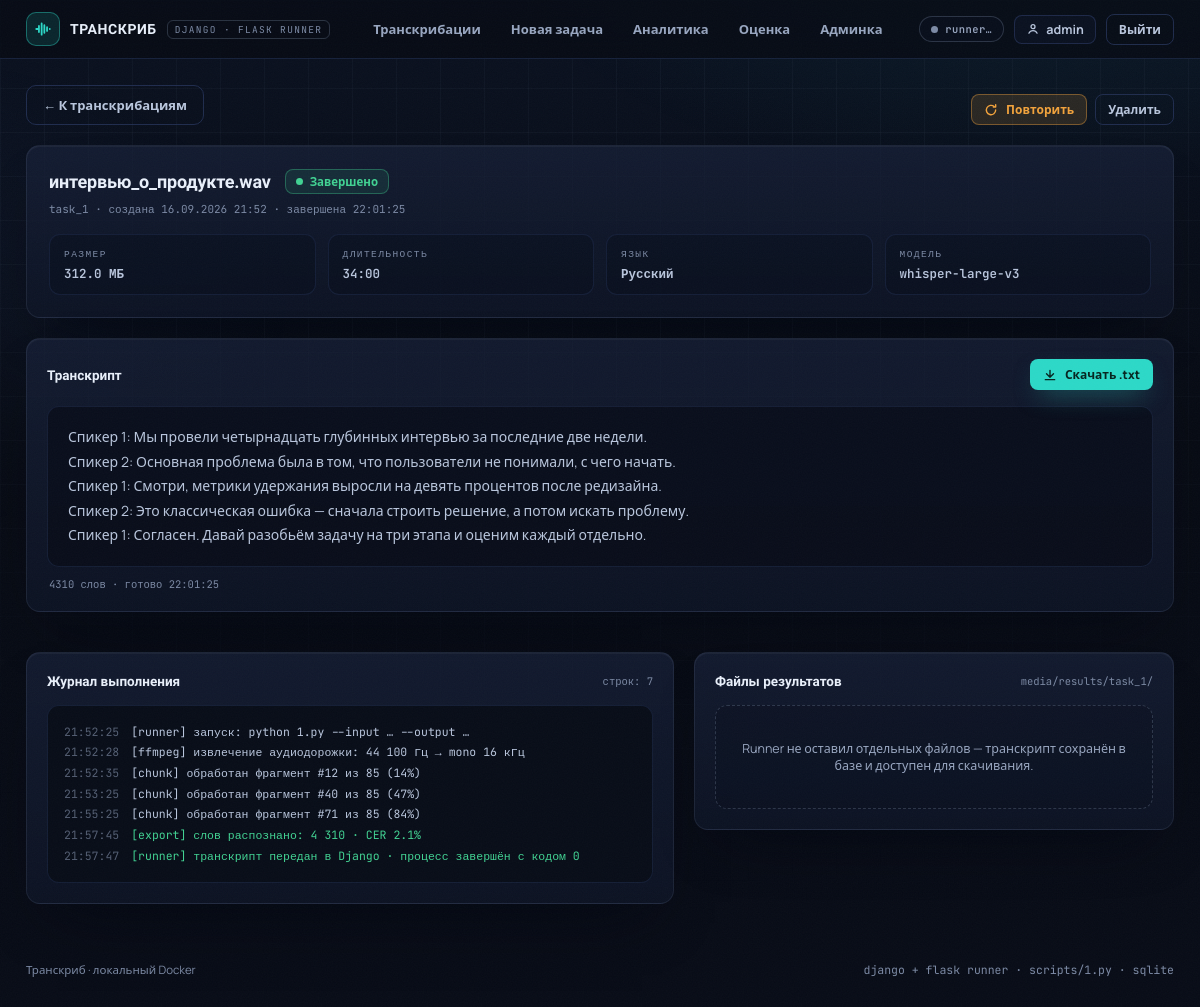
The page /task/1/ (signed in) on the database its author committed.
### core/models.py (models this page shows, shortened)
class Task(models.Model):
    class Status(models.TextChoices):
        PENDING = "pending", "В очереди"
        RUNNING = "running", "Выполняется"
        DONE = "done", "Завершено"
        ERROR = "error", "Ошибка"
    user = models.ForeignKey(User, on_delete=models.CASCADE, related_name="tasks", verbose_name="Пользователь")
    input_file = models.FileField(
        "Файл",
        upload_to="uploads/",
        validators=[FileExtensionValidator(ALLOWED_EXTENSIONS)],
    )
    original_name = models.CharField("Исходное имя", max_length=255, blank=True)
    size_bytes = models.BigIntegerField("Размер, байт", default=0)
    duration_sec = models.FloatField("Длительность, сек", null=True, blank=True)
    language = models.CharField("Язык", max_length=32, default="Русский")
    model = models.CharField("Модель", max_length=64, default="large-v3-turbo")
    diarization = models.BooleanField("Диаризация спикеров", default=True)
    script = models.ForeignKey(
        "ProcessingScript",
        on_delete=models.SET_NULL,
        null=True,
        blank=True,
        related_name="tasks",
        verbose_name="Скрипт транскрибации",
        help_text="Выберите скрипт для обработки. Если не выбран, используется скрипт по умолчанию."
    )
    diarization_method = models.CharField("Метод диаризации", max_length=32, default="spectral",
                                          choices=[("ecapa", "ecapa"), ("spectral", "spectral")])
    timeout_sec = models.IntegerField("Таймаут (мс)", default=60000)
    gpu_id = models.IntegerField("ID GPU", default=0)
    metadata_json = models.TextField("Метаданные JSON", blank=True, default="")
    output_path = models.CharField("Путь вывода", max_length=512, blank=True, default="")
    status = models.CharField("Статус", max_length=10, choices=Status.choices, default=Status.PENDING)
    progress = models.PositiveSmallIntegerField("Прогресс, %", default=0)
    error = models.TextField("Ошибка", blank=True)
    transcript_text = models.TextField("Текст транскрибации", blank=True)
    words = models.PositiveIntegerField("Слов", null=True, blank=True)
    created_at = models.DateTimeField("Создана", auto_now_add=True)
    updated_at = models.DateTimeField("Обновлена", auto_now=True)
    finished_at = models.DateTimeField("Завершена", null=True, blank=True)
    class Meta:
        ordering = ["-created_at"]
        verbose_name = "Задача"
        verbose_name_plural = "Задачи"
    @property
    def display_name(self) -> str:
        return self.original_name or os.path.basename(self.input_file.name or "файл")
    @property
    def size_human(self) -> str:
        mb = (self.size_bytes or 0) / 1048576
        return f"{mb / 1024:.2f} ГБ" if mb >= 1024 else f"{mb:.1f} МБ"
    @property
    def duration_human(self) -> str:
        if not self.duration_sec:
            return "—"
        total = int(self.duration_sec)
        h, rem = divmod(total, 3600)
        m, s = divmod(rem, 60)
        return f"{h}:{m:02d}:{s:02d}" if h else f"{m:02d}:{s:02d}"
    @property
    def has_transcript(self) -> bool:
        return bool(self.transcript_text and self.transcript_text.strip())
    def result_folder(self) -> str:
        return os.path.join(settings.MEDIA_ROOT, "results", f"task_{self.pk}")
    def result_files(self):
        folder = self.result_folder()
        if not os.path.isdir(folder):
            return []

class TaskLog(models.Model):
    class Level(models.TextChoices):
        INFO = "info", "Инфо"
        OK = "ok", "Успех"
        WARN = "warn", "Предупреждение"
        ERR = "err", "Ошибка"
    task = models.ForeignKey(Task, on_delete=models.CASCADE, related_name="logs", verbose_name="Задача")
    level = models.CharField("Уровень", max_length=4, choices=Level.choices, default=Level.INFO)
    text = models.TextField("Строка")
    created_at = models.DateTimeField("Время", auto_now_add=True)
    class Meta:
        ordering = ["id"]
        indexes = [models.Index(fields=["task", "id"])]
        verbose_name = "Строка журнала"
        verbose_name_plural = "Журналы задач"

### core/views.py (the view)
# urls.py: path("task/<int:task_id>/", task_detail, name="task_detail"),
@login_required
def task_detail(request, task_id: int):
    task = get_object_or_404(Task, pk=task_id, user=request.user)
    logs = list(task.logs.order_by("id"))
    last_log_id = logs[-1].pk if logs else 0
    init = json.dumps(
        {"id": task.pk, "status": task.status, "progress": task.progress, "last_log_id": last_log_id},
        ensure_ascii=False,
    )
    context = {
        "task": task,
        "logs": logs[-500:],
        "result_files": task.result_files(),
        "task_init": init,
    }
    return render(request, "core/task_detail.html", context)

### core/templates/core/task_detail.html (shortened to what this page needs)
{% extends "base.html" %}
{% load static %}
{% block content %}
<div class="page-head">
  <a href="{% url 'dashboard' %}" class="btn btn-ghost">← К транскрибациям</a>
  <div class="page-head-actions">
    {% if task.status == "error" or task.status == "done" %}
    <form method="post" action="{% url 'retry_task' task.pk %}" class="inline-form">
      <button type="submit" class="btn btn-warn btn-sm">
        <svg viewBox="0 0 24 24" width="14" height="14" fill="none" stroke="currentColor" stroke-width="2.4" stroke-linecap="round" stroke-linejoin="round"><path d="M20 12a8 8 0 1 1-2.5-5.8M20 3v4h-4"/></svg>
        Повторить
      </button>
    </form>
    {% endif %}
    <form method="post" action="{% url 'delete_task' task.pk %}" class="inline-form"
          onsubmit="return confirm('Удалить задачу #{{ task.pk }} вместе с файлами?');">
      <button type="submit" class="btn btn-ghost btn-sm btn-danger-text">Удалить</button>
    </form>
  </div>
</div>
<section class="panel task-head">
  <div class="task-head-main">
    <div class="task-title-row">
      <h1 class="page-title small">{{ task.display_name }}</h1>
      <span id="status-slot" data-cell="status">
        {% include "core/_status.html" with status=task.status progress=task.progress %}
      </span>
    </div>
    <p class="mono task-id">task_{{ task.pk }} · создана {{ task.created_at|date:"d.m.Y H:i" }}
      {% if task.finished_at %} · завершена {{ task.finished_at|date:"H:i:s" }}{% endif %}</p>
  </div>
  <div class="meta-grid">
    <div class="meta-card"><p class="meta-k">Размер</p><p class="meta-v mono">{{ task.size_human }}</p></div>
    <div class="meta-card"><p class="meta-k">Длительность</p><p class="meta-v mono">{{ task.duration_human }}</p></div>
    <div class="meta-card"><p class="meta-k">Язык</p><p class="meta-v mono">{{ task.language }}</p></div>
    <div class="meta-card"><p class="meta-k">Модель</p><p class="meta-v mono">{{ task.model }}</p></div>
  </div>
</section>
<section class="panel transcript-panel">
  <header class="panel-head">
    <h2>Транскрипт</h2>
    {% if task.has_transcript %}
      <a class="btn btn-primary btn-sm" href="{% url 'download_txt' task.pk %}">
        <svg viewBox="0 0 24 24" width="14" height="14" fill="none" stroke="currentColor" stroke-width="2.4" stroke-linecap="round" stroke-linejoin="round"><path d="M12 4v12M6 10l6 6 6-6M4 20h16"/></svg>
        Скачать .txt
      </a>
    {% else %}
      <span class="mono hint" id="transcript-hint">{{ task.words|default:"—" }} слов</span>
    {% endif %}
  </header>
  <div id="transcript-body">
    {% if task.has_transcript %}
      <pre class="transcript-text">{{ task.transcript_text }}</pre>
      <p class="mono transcript-meta">{{ task.words|default:"—" }} слов ·
        {% if task.finished_at %}готово {{ task.finished_at|date:"H:i:s" }}{% endif %}</p>
    {% else %}
      <div class="results-placeholder">
        <div class="spinner" aria-hidden="true"></div>
        <p>Транскрипт появится здесь, когда runner завершит обработку.</p>
        <p class="mono">результат можно будет скачать в .txt</p>
      </div>
    {% endif %}
  </div>
</section>
<div class="detail-grid">
  <section class="panel log-panel">
    <header class="panel-head">
      <h2>Журнал выполнения</h2>
      <span class="mono hint" id="log-hint">строк: {{ logs|length }}</span>
    </header>
    <div class="terminal" id="terminal">
      {% for line in logs %}
      <div class="log-line lvl-{{ line.level }}"><span class="log-t">{{ line.created_at|date:"H:i:s" }}</span>{{ line.text }}</div>
      {% empty %}
      <div class="log-line lvl-info"><span class="log-t">--:--:--</span>Ожидание первых строк от runner'а…</div>
      {% endfor %}
    </div>
  </section>
  <section class="panel results-panel">
    <header class="panel-head">
      <h2>Файлы результатов</h2>
      <span class="mono hint">media/results/task_{{ task.pk }}/</span>
    </header>
    <div id="results-body">
      {% if result_files %}
        <ul class="results-list">
          {% for f in result_files %}
          <li class="result-item">
            <span class="result-ico">
              <svg viewBox="0 0 24 24" width="18" height="18" fill="none" stroke="currentColor" stroke-width="2" stroke-linecap="round" stroke-linejoin="round"><path d="M6 3h8l4 4v14H6V3zM14 3v4h4M9 12h6M9 16h6"/></svg>
            </span>
            <div class="result-meta">
              <p class="result-name mono">{{ f.name }}</p>
              <p class="result-size mono">{{ f.size }}</p>
            </div>
          </li>
          {% endfor %}
        </ul>
        <p class="mono hint" style="margin-top:10px">Транскрипт (.txt) скачивается кнопкой выше — он хранится в базе.</p>
      {% elif task.status == "done" %}
        <div class="results-placeholder">
          <p>Runner не оставил отдельных файлов — транскрипт сохранён в базе и доступен для скачивания.</p>
        </div>
      {% elif task.status == "error" %}
        <div class="results-placeholder warn">
          <p>Выполнение прервалось с ошибкой.</p>
          <p class="mono">Повторите запуск — журнал сохранится.</p>
        </div>
      {% else %}
        <div class="results-placeholder">
          <div class="spinner" aria-hidden="true"></div>
          <p>Идёт обработка — файлы появятся здесь.</p>
        </div>
      {% endif %}
    </div>
  </section>
</div>
{% endblock %}

### core/templates/base.html (shortened to what this page needs)
{% load static %}<!doctype html>
<html lang="ru">
<head>
  <link rel="stylesheet" href="{% static 'core/css/app.css' %}" />
</head>
<body data-csrf="{{ csrf_token }}">
  <div class="bg-layer" aria-hidden="true"></div>
  <div class="bg-noise" aria-hidden="true"></div>
  <header class="topbar">
    <a class="brand" href="{% url 'dashboard' %}">
      <span class="brand-mark">
        <svg viewBox="0 0 24 24" width="18" height="18" fill="none" stroke="currentColor" stroke-width="2.4" stroke-linecap="round">
          <path d="M3 12h2.2M6.6 8v8M10.2 4.5v15M13.8 7v10M17.4 9.5v5M21 12h.01" />
        </svg>
      </span>
      <span class="brand-name">ТРАНСКРИБ</span>
      <span class="brand-tag">django · flask runner</span>
    </a>
    <nav class="nav">
      <a href="{% url 'dashboard' %}" class="{% if request.resolver_match.url_name == 'dashboard' %}active{% endif %}">Транскрибации</a>
      <a href="{% url 'upload' %}" class="{% if request.resolver_match.url_name == 'upload' %}active{% endif %}">Новая задача</a>
      <a href="{% url 'analytics_dashboard' %}" class="{% if 'analytics' in request.path %}active{% endif %}">Аналитика</a>
      <a href="{% url 'evaluation_dashboard' %}" class="{% if 'evaluation' in request.path %}active{% endif %}">Оценка</a>
      <a href="/admin/" target="_blank" rel="noopener">Админка</a>
    </nav>
    <div class="topbar-right">
      <span class="runner-pill" id="runner-pill" data-state="unknown" title="Статус Flask-runner'а">
        <i class="runner-dot"></i><span id="runner-pill-text">runner…</span>
      </span>
      {% if user.is_authenticated %}
        <span class="user-chip" title="{{ user.username }}">
          <svg viewBox="0 0 24 24" width="14" height="14" fill="none" stroke="currentColor" stroke-width="2.2" stroke-linecap="round"><circle cx="12" cy="8" r="3.4"/><path d="M5 19.2c1.4-3 4-4.4 7-4.4s5.6 1.4 7 4.4"/></svg>
          {{ user.username }}
        </span>
        <form method="post" action="{% url 'logout' %}" class="inline-form">
          <button type="submit" class="btn btn-ghost btn-sm">Выйти</button>
        </form>
      {% endif %}
    </div>
  </header>
  <main class="wrap">
    {% block content %}{% endblock %}
  </main>
  <footer class="foot">
    <span>Транскриб · локальный Docker</span>
    <span class="mono">django + flask runner · scripts/1.py · sqlite</span>
  </footer>
</body>
</html>

### rows shown on the page
Task: display_name "интервью_о_продукте.wav", pk "1", created_at "16.09.2026 21:52", finished_at "22:01:25", size_human "312.0 МБ", duration_human "34:00", language "Русский", model "whisper-large-v3", transcript_text "Спикер 1: Мы провели четырнадцать глубинных интервью за последние две недели. Спикер 2: Основная проблема была в том, что пользователи не понимали, с чего начать. Спикер 1: Смотри, метрики удержания выросли на девять процентов после редизайна. Спикер 2: Это классическая ошибка — сначала строить решение, а потом искать проблему. Спикер 1: Согласен. Давай разобьём задачу на три этапа и оценим каждый отдельно.", words "4310"
TaskLog: created_at "21:52:25", text "[runner] запуск: python 1.py --input … --output …"
TaskLog: created_at "21:52:28", text "[ffmpeg] извлечение аудиодорожки: 44 100 Гц → mono 16 кГц"
TaskLog: created_at "21:52:35", text "[chunk] обработан фрагмент #12 из 85 (14%)"
TaskLog: created_at "21:53:25", text "[chunk] обработан фрагмент #40 из 85 (47%)"
TaskLog: created_at "21:55:25", text "[chunk] обработан фрагмент #71 из 85 (84%)"
TaskLog: created_at "21:57:45", text "[export] слов распознано: 4 310 · CER 2.1%"
TaskLog: created_at "21:57:47", text "[runner] транскрипт передан в Django · процесс завершён с кодом 0"

### other values the page prints
{{ user.username }} "admin"
{{ logs|length }} "7"
